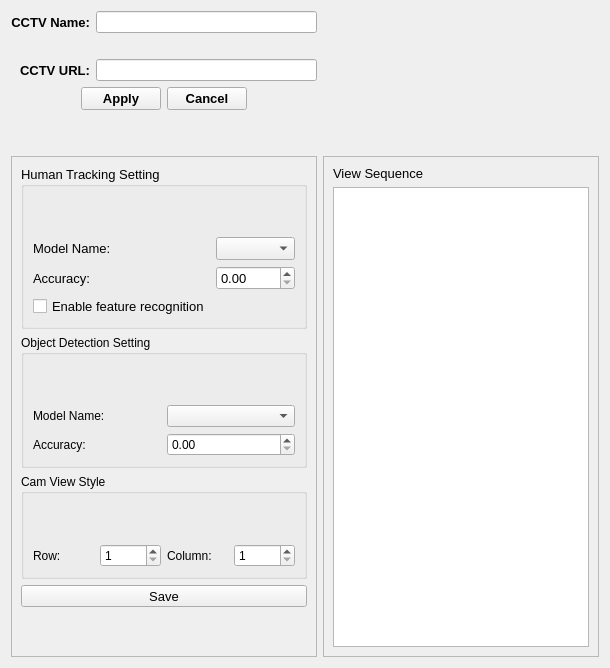
         <widget class="QWidget" name="page_settings">
          <layout class="QGridLayout" name="gridLayout_13">
           <item row="0" column="0">
            <layout class="QGridLayout" name="gridLayout_12" columnstretch="0,0">
             <property name="sizeConstraint">
              <enum>QLayout::SetFixedSize</enum>
             </property>
             <item row="0" column="1">
              <widget class="QLineEdit" name="lineEdit_cctvName">
               <property name="sizePolicy">
                <sizepolicy hsizetype="Preferred" vsizetype="Fixed">
                 <horstretch>0</horstretch>
                 <verstretch>0</verstretch>
                </sizepolicy>
               </property>
              </widget>
             </item>
             <item row="2" column="1">
              <widget class="QLineEdit" name="lineEdit_cctvUrl">
               <property name="sizePolicy">
                <sizepolicy hsizetype="Preferred" vsizetype="Fixed">
                 <horstretch>0</horstretch>
                 <verstretch>0</verstretch>
                </sizepolicy>
               </property>
              </widget>
             </item>
             <item row="3" column="0" colspan="2">
              <widget class="QDialogButtonBox" name="buttonBox_cctvSettings">
               <property name="sizePolicy">
                <sizepolicy hsizetype="Expanding" vsizetype="Fixed">
                 <horstretch>0</horstretch>
                 <verstretch>0</verstretch>
                </sizepolicy>
               </property>
               <property name="font">
                <font>
                 <family>Segoe UI</family>
                 <pointsize>10</pointsize>
                 <weight>75</weight>
                 <bold>true</bold>
                </font>
               </property>
               <property name="layoutDirection">
                <enum>Qt::RightToLeft</enum>
               </property>
               <property name="standardButtons">
                <set>QDialogButtonBox::Apply|QDialogButtonBox::Cancel</set>
               </property>
               <property name="centerButtons">
                <bool>true</bool>
               </property>
              </widget>
             </item>
             <item row="0" column="0">
              <widget class="QLabel" name="label_11">
               <property name="sizePolicy">
                <sizepolicy hsizetype="Maximum" vsizetype="Preferred">
                 <horstretch>0</horstretch>
                 <verstretch>0</verstretch>
                </sizepolicy>
               </property>
               <property name="font">
                <font>
                 <family>Segoe UI</family>
                 <pointsize>10</pointsize>
                 <weight>75</weight>
                 <bold>true</bold>
                </font>
               </property>
               <property name="layoutDirection">
                <enum>Qt::RightToLeft</enum>
               </property>
               <property name="text">
                <string>CCTV Name:</string>
               </property>
               <property name="alignment">
                <set>Qt::AlignRight|Qt::AlignTrailing|Qt::AlignVCenter</set>
               </property>
              </widget>
             </item>
             <item row="2" column="0">
              <widget class="QLabel" name="label_12">
               <property name="font">
                <font>
                 <family>Segoe UI</family>
                 <pointsize>10</pointsize>
                 <weight>75</weight>
                 <bold>true</bold>
                </font>
               </property>
               <property name="text">
                <string>CCTV URL:</string>
               </property>
               <property name="alignment">
                <set>Qt::AlignRight|Qt::AlignTrailing|Qt::AlignVCenter</set>
               </property>
              </widget>
             </item>
             <item row="1" column="1">
              <spacer name="horizontalSpacer_8">
               <property name="orientation">
                <enum>Qt::Horizontal</enum>
               </property>
               <property name="sizeType">
                <enum>QSizePolicy::Fixed</enum>
               </property>
               <property name="sizeHint" stdset="0">
                <size>
                 <width>20</width>
                 <height>20</height>
                </size>
               </property>
              </spacer>
             </item>
            </layout>
           </item>
           <item row="0" column="1" rowspan="2">
            <widget class="QLabel" name="label_cctvFeedPreview">
             <property name="text">
              <string/>
             </property>
             <property name="alignment">
              <set>Qt::AlignCenter</set>
             </property>
            </widget>
           </item>
           <item row="1" column="0">
            <spacer name="verticalSpacer_4">
             <property name="orientation">
              <enum>Qt::Vertical</enum>
             </property>
             <property name="sizeHint" stdset="0">
              <size>
               <width>20</width>
               <height>40</height>
              </size>
             </property>
            </spacer>
           </item>
           <item row="3" column="0">
            <widget class="QFrame" name="frame_aiSetting">
             <property name="frameShape">
              <enum>QFrame::StyledPanel</enum>
             </property>
             <property name="frameShadow">
              <enum>QFrame::Raised</enum>
             </property>
             <layout class="QGridLayout" name="gridLayout_22">
              <item row="6" column="0">
               <spacer name="verticalSpacer_7">
                <property name="orientation">
                 <enum>Qt::Vertical</enum>
                </property>
                <property name="sizeHint" stdset="0">
                 <size>
                  <width>20</width>
                  <height>40</height>
                 </size>
                </property>
               </spacer>
              </item>
              <item row="1" column="0">
               <widget class="QGroupBox" name="groupBox_objectDetectionSetting">
                <property name="title">
                 <string>Object Detection Setting</string>
                </property>
                <layout class="QGridLayout" name="gridLayout_24">
                 <property name="topMargin">
                  <number>50</number>
                 </property>
                 <item row="0" column="1">
                  <widget class="QComboBox" name="comboBox_objectDetectionModelName"/>
                 </item>
                 <item row="0" column="0">
                  <widget class="QLabel" name="label_20">
                   <property name="text">
                    <string>Model Name:</string>
                   </property>
                  </widget>
                 </item>
                 <item row="1" column="1">
                  <widget class="QDoubleSpinBox" name="doubleSpinBox_objectDetectionAccuracy">
                   <property name="maximum">
                    <double>1.000000000000000</double>
                   </property>
                   <property name="singleStep">
                    <double>0.100000000000000</double>
                   </property>
                  </widget>
                 </item>
                 <item row="1" column="0">
                  <widget class="QLabel" name="label_22">
                   <property name="text">
                    <string>Accuracy:</string>
                   </property>
                  </widget>
                 </item>
                </layout>
               </widget>
              </item>
              <item row="0" column="0">
               <widget class="QGroupBox" name="groupBox_humanTrackingSetting">
                <property name="font">
                 <font>
                  <family>Segoe UI</family>
                  <pointsize>10</pointsize>
                 </font>
                </property>
                <property name="title">
                 <string>Human Tracking Setting</string>
                </property>
                <layout class="QGridLayout" name="gridLayout_23">
                 <property name="topMargin">
                  <number>50</number>
                 </property>
                 <item row="1" column="0">
                  <widget class="QLabel" name="label_21">
                   <property name="text">
                    <string>Accuracy:</string>
                   </property>
                  </widget>
                 </item>
                 <item row="0" column="0">
                  <widget class="QLabel" name="label_19">
                   <property name="text">
                    <string>Model Name:</string>
                   </property>
                  </widget>
                 </item>
                 <item row="1" column="1">
                  <widget class="QDoubleSpinBox" name="doubleSpinBox_humanTrackingAccuracy">
                   <property name="maximum">
                    <double>1.000000000000000</double>
                   </property>
                   <property name="singleStep">
                    <double>0.100000000000000</double>
                   </property>
                  </widget>
                 </item>
                 <item row="0" column="1">
                  <widget class="QComboBox" name="comboBox_humanTrackingModelName"/>
                 </item>
                 <item row="2" column="0">
                  <widget class="QCheckBox" name="checkBox_enableFeatureRecognition">
                   <property name="text">
                    <string>Enable feature recognition</string>
                   </property>
                  </widget>
                 </item>
                </layout>
               </widget>
              </item>
              <item row="3" column="0">
               <widget class="QGroupBox" name="groupBox_viewMode">
                <property name="minimumSize">
                 <size>
                  <width>30</width>
                  <height>75</height>
                 </size>
                </property>
                <property name="title">
                 <string>Cam View Style</string>
                </property>
                <layout class="QGridLayout" name="gridLayout_30">
                 <property name="topMargin">
                  <number>50</number>
                 </property>
                 <item row="0" column="3">
                  <widget class="QSpinBox" name="spinBox_viewCol">
                   <property name="minimum">
                    <number>1</number>
                   </property>
                   <property name="maximum">
                    <number>4</number>
                   </property>
                  </widget>
                 </item>
                 <item row="0" column="2">
                  <widget class="QLabel" name="label_27">
                   <property name="text">
                    <string>Column:</string>
                   </property>
                  </widget>
                 </item>
                 <item row="0" column="0">
                  <widget class="QLabel" name="label_26">
                   <property name="text">
                    <string>Row:</string>
                   </property>
                  </widget>
                 </item>
                 <item row="0" column="1">
                  <widget class="QSpinBox" name="spinBox_viewRow">
                   <property name="minimum">
                    <number>1</number>
                   </property>
                   <property name="maximum">
                    <number>4</number>
                   </property>
                  </widget>
                 </item>
                </layout>
               </widget>
              </item>
              <item row="5" column="0">
               <layout class="QHBoxLayout" name="horizontalLayout_9">
                <item>
                 <widget class="QToolButton" name="toolButton_savePorjectSetting">
                  <property name="sizePolicy">
                   <sizepolicy hsizetype="Preferred" vsizetype="Fixed">
                    <horstretch>0</horstretch>
                    <verstretch>0</verstretch>
                   </sizepolicy>
                  </property>
                  <property name="font">
                   <font>
                    <family>Segoe UI</family>
                    <pointsize>10</pointsize>
                   </font>
                  </property>
                  <property name="layoutDirection">
                   <enum>Qt::LeftToRight</enum>
                  </property>
                  <property name="text">
                   <string>Save</string>
                  </property>
                  <property name="icon">
                   <iconset resource="Moonica_qt.qrc">
                    <normaloff>:/24x24/Icon/24x24/cil-save.png</normaloff>:/24x24/Icon/24x24/cil-save.png</iconset>
                  </property>
                  <property name="iconSize">
                   <size>
                    <width>64</width>
                    <height>64</height>
                   </size>
                  </property>
                  <property name="toolButtonStyle">
                   <enum>Qt::ToolButtonTextBesideIcon</enum>
                  </property>
                 </widget>
                </item>
               </layout>
              </item>
             </layout>
            </widget>
           </item>
           <item row="3" column="1">
            <widget class="QFrame" name="frame_viewSequence">
             <property name="frameShape">
              <enum>QFrame::StyledPanel</enum>
             </property>
             <property name="frameShadow">
              <enum>QFrame::Raised</enum>
             </property>
             <layout class="QGridLayout" name="gridLayout_10">
              <item row="0" column="0">
               <widget class="QLabel" name="label_28">
                <property name="font">
                 <font>
                  <family>Segoe UI</family>
                  <pointsize>10</pointsize>
                 </font>
                </property>
                <property name="text">
                 <string>View Sequence</string>
                </property>
               </widget>
              </item>
              <item row="1" column="0">
               <widget class="QListWidget" name="listWidget_viewSeqience">
                <property name="font">
                 <font>
                  <family>Segoe UI</family>
                  <pointsize>9</pointsize>
                 </font>
                </property>
                <property name="dragEnabled">
                 <bool>true</bool>
                </property>
                <property name="dragDropOverwriteMode">
                 <bool>false</bool>
                </property>
                <property name="dragDropMode">
                 <enum>QAbstractItemView::DragDrop</enum>
                </property>
                <property name="defaultDropAction">
                 <enum>Qt::MoveAction</enum>
                </property>
               </widget>
              </item>
             </layout>
            </widget>
           </item>
          </layout>
         </widget>
